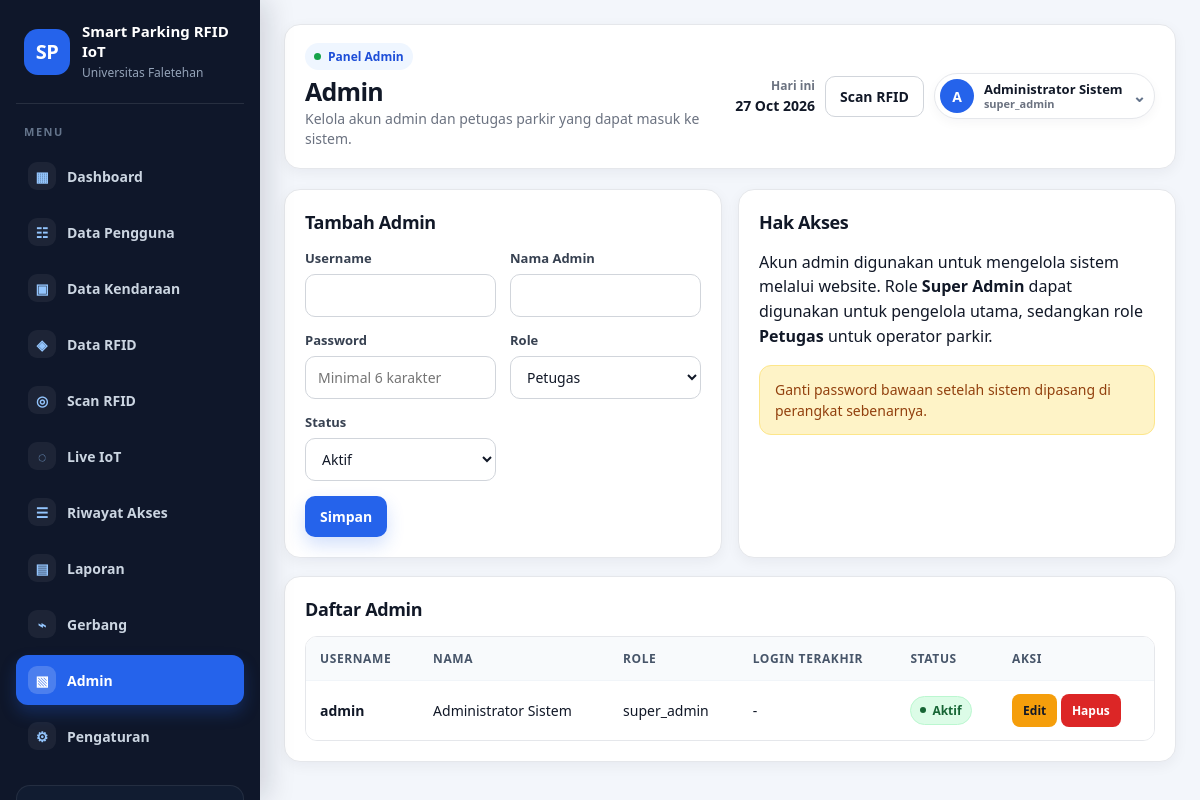
/admins.php (signed in), run on the app's committed database.
### tables this page shows
CREATE TABLE IF NOT EXISTS system_settings (
    id_setting INT AUTO_INCREMENT PRIMARY KEY,
    setting_key VARCHAR(80) NOT NULL UNIQUE,
    setting_value TEXT NULL,
    updated_at DATETIME NULL ON UPDATE CURRENT_TIMESTAMP
);

### includes/functions.php (called while the page is built, shortened)
<?php
function e($value) {
    return htmlspecialchars((string)$value, ENT_QUOTES, 'UTF-8');
}
function setting($pdo, $key, $default = '') {
    $stmt = $pdo->prepare('SELECT setting_value FROM system_settings WHERE setting_key = ? LIMIT 1');
    $stmt->execute([$key]);
    $row = $stmt->fetch();
    return $row ? $row['setting_value'] : $default;
}
function active_menu($file) {
    return basename($_SERVER['PHP_SELF']) === $file ? 'active' : '';
}
?>

### admins.php (the view, shortened to what this page needs)
<?php
$pageTitle='Admin';
$pageSubtitle='Kelola akun admin dan petugas parkir yang dapat masuk ke sistem.';
require_once __DIR__ . '/includes/header.php';
$edit=null;if(isset($_GET['edit'])){$s=$pdo->prepare('SELECT * FROM admins WHERE id_admin=?');$s->execute([(int)$_GET['edit']]);$edit=$s->fetch();}
$rows=$pdo->query('SELECT * FROM admins ORDER BY id_admin DESC')->fetchAll();
?>
<div class="grid grid-2">
<div class="card"><div class="card-title"><h3><?= $edit?'Edit Admin':'Tambah Admin' ?></h3></div><form method="post"><div class="form-grid"><div class="form-group"><label>Username</label><input class="input" name="username" value="<?= e($edit['username']??'') ?>" required></div><div class="form-group"><label>Nama Admin</label><input class="input" name="nama_admin" value="<?= e($edit['nama_admin']??'') ?>" required></div><div class="form-group"><label>Password </label><input class="input" type="password" name="password" <?= $edit?'':'required' ?> placeholder="<?= $edit?'Kosongkan jika tidak diganti':'Minimal 6 karakter' ?>"></div><div class="form-group"><label>Role</label><select class="select" name="role"><option value="petugas" <?= ($edit['role']??'petugas')=='petugas'?'selected':'' ?>>Petugas</option></select></div><div class="form-group"><label>Status</label><select class="select" name="status"><option value="1" <?= ($edit['status']??1)==1?'selected':'' ?>>Aktif</option></select></div></div><div class="form-actions"><button class="btn btn-primary">Simpan</button></div></form></div>
<div class="card"><div class="card-title"><h3>Hak Akses</h3></div><p>Akun admin digunakan untuk mengelola sistem melalui website. Role <b>Super Admin</b> dapat digunakan untuk pengelola utama, sedangkan role <b>Petugas</b> untuk operator parkir.</p><div class="alert alert-warning">Ganti password bawaan setelah sistem dipasang di perangkat sebenarnya.</div></div>
</div>
<div class="card" style="margin-top:18px"><div class="card-title"><h3>Daftar Admin</h3></div><div class="table-wrap"><table><thead><tr><th>Username</th><th>Nama</th><th>Role</th><th>Login Terakhir</th><th>Status</th><th>Aksi</th></tr></thead><tbody><?php foreach($rows as $r): ?><tr><td><b><?= e($r['username']) ?></b></td><td><?= e($r['nama_admin']) ?></td><td><?= e($r['role']) ?></td><td><?= e($r['last_login']?:'-') ?></td><td><span class="badge <?= $r['status']?'badge-success':'badge-danger' ?>"><?= $r['status']?'Aktif':'Nonaktif' ?></span></td><td><a class="btn btn-warning btn-sm" href="admins.php?edit=<?= $r['id_admin'] ?>">Edit</a> <a class="btn btn-danger btn-sm" data-confirm="Hapus akun admin ini?" href="admins.php?action=delete&id=<?= $r['id_admin'] ?>">Hapus</a></td></tr><?php endforeach; ?></tbody></table></div></div>
<?php require_once __DIR__ . '/includes/footer.php'; ?>

### includes/header.php (shortened to what this page needs)
<?php
require_once __DIR__ . '/../config/database.php';
require_once __DIR__ . '/functions.php';
$campusName = setting($pdo, 'campus_name', 'Universitas Faletehan');
$systemName = setting($pdo, 'system_name', 'Smart Parking RFID IoT');
$currentDate = date('d M Y');
$adminName = $_SESSION['admin']['nama_admin'] ?? 'Admin';
$adminRole = $_SESSION['admin']['role'] ?? 'Administrator';
$adminInitials = strtoupper(substr(trim($adminName), 0, 1));
?>
<!DOCTYPE html>
<html lang="id">
<head>
    <link rel="stylesheet" href="assets/css/style.css">
</head>
<body>
<div class="app-shell">
    <aside class="sidebar" id="sidebar">
        <div class="brand">
            <div class="brand-icon">SP</div>
            <div>
                <strong><?= e($systemName) ?></strong>
                <span><?= e($campusName) ?></span>
            </div>
        </div>
        <nav class="menu">
            <a class="<?= active_menu('dashboard.php') ?>" href="dashboard.php"><span>▦</span> Dashboard</a>
            <a class="<?= active_menu('users.php') ?>" href="users.php"><span>☷</span> Data Pengguna</a>
            <a class="<?= active_menu('vehicles.php') ?>" href="vehicles.php"><span>▣</span> Data Kendaraan</a>
            <a class="<?= active_menu('rfid_cards.php') ?>" href="rfid_cards.php"><span>◈</span> Data RFID</a>
            <a class="<?= active_menu('scan.php') ?>" href="scan.php"><span>◎</span> Scan RFID</a>
            <a class="<?= active_menu('iot_monitor.php') ?>" href="iot_monitor.php"><span>◌</span> Live IoT</a>
            <a class="<?= active_menu('access_logs.php') ?>" href="access_logs.php"><span>☰</span> Riwayat Akses</a>
            <a class="<?= active_menu('reports.php') ?>" href="reports.php"><span>▤</span> Laporan</a>
            <a class="<?= active_menu('gates.php') ?>" href="gates.php"><span>⌁</span> Gerbang</a>
            <a class="<?= active_menu('admins.php') ?>" href="admins.php"><span>▧</span> Admin</a>
            <a class="<?= active_menu('settings.php') ?>" href="settings.php"><span>⚙</span> Pengaturan</a>
        </nav>
        <div class="sidebar-footer">
        </div>
    </aside>
    <main class="main">
        <header class="topbar">
            <div class="topbar-left">
                <div class="topbar-title">
                    <span class="topbar-kicker">Panel Admin</span>
                    <h1><?= e($pageTitle ?? 'Dashboard') ?></h1>
                    <p><?= e($pageSubtitle ?? 'Monitoring sistem parkir cerdas berbasis RFID dan IoT') ?></p>
                </div>
            </div>
            <div class="topbar-actions">
                <div class="topbar-date"><span>Hari ini</span><b><?= e($currentDate) ?></b></div>
                <a class="btn btn-light quick-scan" href="scan.php">Scan RFID</a>
                <div class="profile-menu" id="profileMenu">
                    <button class="profile-trigger" id="profileTrigger" type="button" aria-haspopup="true" aria-expanded="false">
                        <span class="profile-avatar"><?= e($adminInitials) ?></span>
                        <span class="profile-text">
                            <b><?= e($adminName) ?></b>
                            <small><?= e($adminRole) ?></small>
                        </span>
                        <span class="profile-chevron">⌄</span>
                    </button>
                </div>
            </div>
        </header>

### data on the page
system_settings: setting_value "Smart Parking RFID IoT"
system_settings: setting_value "Universitas Faletehan"

### other printed values
$pageTitle "Admin"
$pageSubtitle "Kelola akun admin dan petugas parkir yang dapat masuk ke sistem."
$adminInitials "A"
$adminName "Administrator Sistem"
$adminRole "super_admin"
$r['username'] "admin"
$r['nama_admin'] "Administrator Sistem"
$r['role'] "super_admin"
$r['last_login']?:'-' "-"
